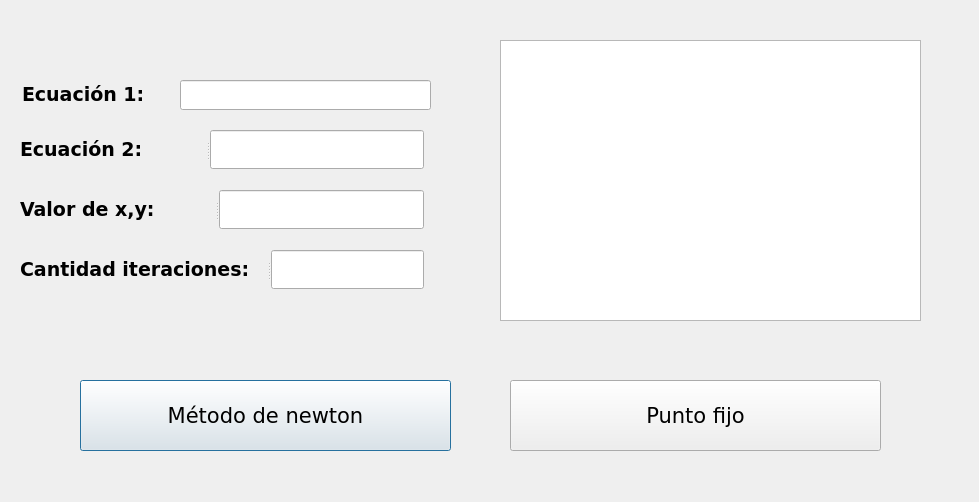
<?xml version="1.0" encoding="UTF-8"?>
<ui version="4.0">
 <class>ventana_metodo_newton</class>
 <widget class="QDialog" name="ventana_metodo_newton">
  <property name="geometry">
   <rect>
    <x>0</x>
    <y>0</y>
    <width>979</width>
    <height>502</height>
   </rect>
  </property>
  <property name="windowTitle">
   <string>Metodo Newton-Raphson</string>
  </property>
  <widget class="QPushButton" name="boton_newton">
   <property name="geometry">
    <rect>
     <x>80</x>
     <y>380</y>
     <width>371</width>
     <height>71</height>
    </rect>
   </property>
   <property name="font">
    <font>
     <family>Verdana</family>
     <pointsize>16</pointsize>
    </font>
   </property>
   <property name="text">
    <string>Método de newton</string>
   </property>
  </widget>
  <widget class="QTableWidget" name="mitabla">
   <property name="geometry">
    <rect>
     <x>500</x>
     <y>40</y>
     <width>421</width>
     <height>281</height>
    </rect>
   </property>
   <property name="font">
    <font>
     <pointsize>16</pointsize>
    </font>
   </property>
  </widget>
  <widget class="QSplitter" name="splitter_2">
   <property name="geometry">
    <rect>
     <x>20</x>
     <y>190</y>
     <width>404</width>
     <height>39</height>
    </rect>
   </property>
   <property name="orientation">
    <enum>Qt::Horizontal</enum>
   </property>
   <widget class="QLabel" name="label_3">
    <property name="font">
     <font>
      <family>Verdana</family>
      <pointsize>14</pointsize>
      <weight>75</weight>
      <bold>true</bold>
     </font>
    </property>
    <property name="text">
     <string>Valor de x,y:</string>
    </property>
   </widget>
   <widget class="QLineEdit" name="valores">
    <property name="font">
     <font>
      <pointsize>12</pointsize>
     </font>
    </property>
   </widget>
  </widget>
  <widget class="QLabel" name="label">
   <property name="geometry">
    <rect>
     <x>22</x>
     <y>80</y>
     <width>148</width>
     <height>28</height>
    </rect>
   </property>
   <property name="font">
    <font>
     <family>Verdana</family>
     <pointsize>14</pointsize>
     <weight>75</weight>
     <bold>true</bold>
    </font>
   </property>
   <property name="text">
    <string>Ecuación 1:</string>
   </property>
  </widget>
  <widget class="QLineEdit" name="expresion1">
   <property name="geometry">
    <rect>
     <x>180</x>
     <y>80</y>
     <width>251</width>
     <height>30</height>
    </rect>
   </property>
   <property name="font">
    <font>
     <pointsize>12</pointsize>
    </font>
   </property>
   <property name="text">
    <string/>
   </property>
  </widget>
  <widget class="QSplitter" name="splitter">
   <property name="geometry">
    <rect>
     <x>20</x>
     <y>130</y>
     <width>404</width>
     <height>39</height>
    </rect>
   </property>
   <property name="orientation">
    <enum>Qt::Horizontal</enum>
   </property>
   <widget class="QLabel" name="label_2">
    <property name="font">
     <font>
      <family>Verdana</family>
      <pointsize>14</pointsize>
      <weight>75</weight>
      <bold>true</bold>
     </font>
    </property>
    <property name="text">
     <string>Ecuación 2:</string>
    </property>
   </widget>
   <widget class="QLineEdit" name="expresion2">
    <property name="font">
     <font>
      <pointsize>12</pointsize>
     </font>
    </property>
   </widget>
  </widget>
  <widget class="QPushButton" name="boton_puntofijo">
   <property name="geometry">
    <rect>
     <x>510</x>
     <y>380</y>
     <width>371</width>
     <height>71</height>
    </rect>
   </property>
   <property name="font">
    <font>
     <family>Verdana</family>
     <pointsize>16</pointsize>
    </font>
   </property>
   <property name="text">
    <string>Punto fijo</string>
   </property>
  </widget>
  <widget class="QSplitter" name="splitter_3">
   <property name="geometry">
    <rect>
     <x>20</x>
     <y>250</y>
     <width>404</width>
     <height>39</height>
    </rect>
   </property>
   <property name="orientation">
    <enum>Qt::Horizontal</enum>
   </property>
   <widget class="QLabel" name="label_4">
    <property name="font">
     <font>
      <family>Verdana</family>
      <pointsize>14</pointsize>
      <weight>75</weight>
      <bold>true</bold>
     </font>
    </property>
    <property name="text">
     <string>Cantidad iteraciones:</string>
    </property>
   </widget>
   <widget class="QLineEdit" name="iteraciones">
    <property name="font">
     <font>
      <pointsize>12</pointsize>
     </font>
    </property>
   </widget>
  </widget>
 </widget>
 <resources/>
 <connections/>
</ui>
